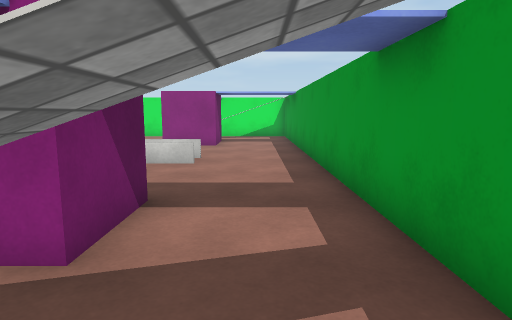
view 1 (above)

16 first-person views from a walk through a scene from a Unity 3-D project. The camera is 1.2 m above the floor, tilts 8° down and sees 75° across. The floor is counted in squares, 1 m on a side. Each view is taken from the middle of a square. On the plan, view 1 faces up. The plan holds only what a view shows up to about 14 squares ahead; the rest is blank. Surface patterns are stand-ins for the level's own textures.

view 2
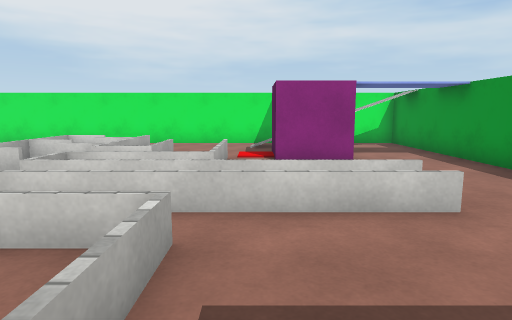

view 3
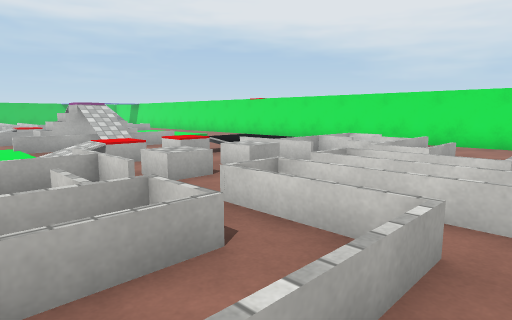

view 4
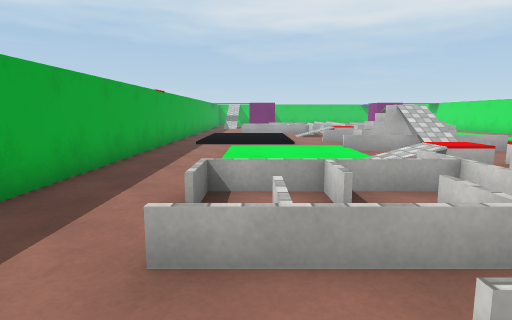

view 5
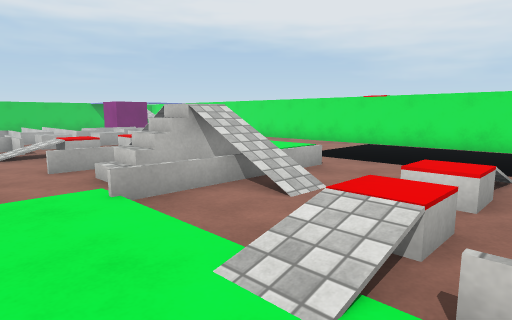

view 6
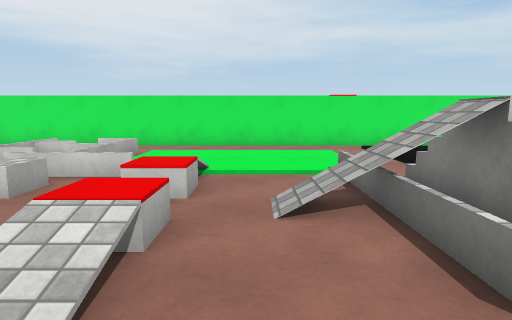

view 7
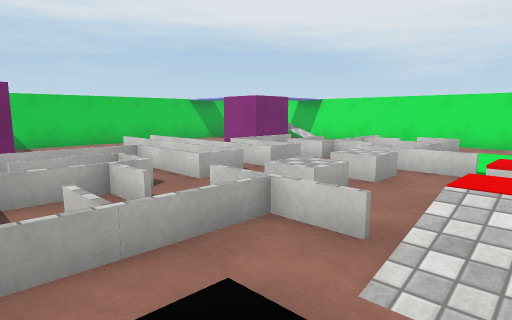

view 8
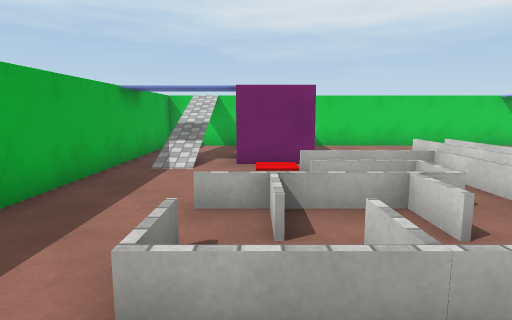

view 9
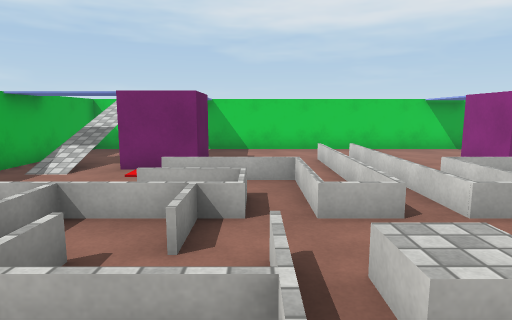

view 10
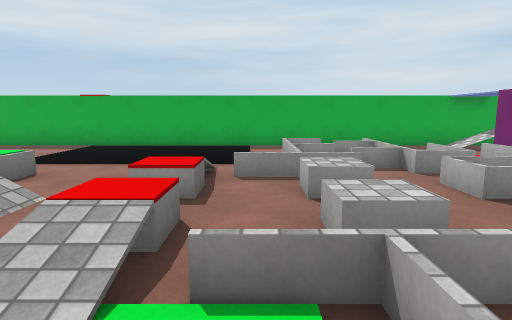

view 11
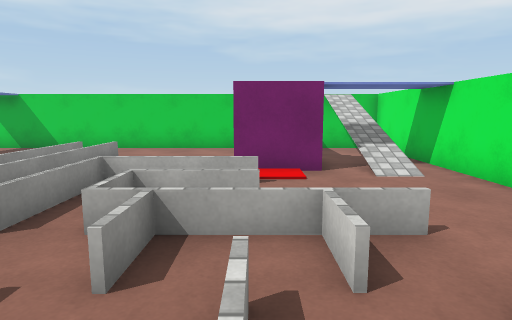

view 12
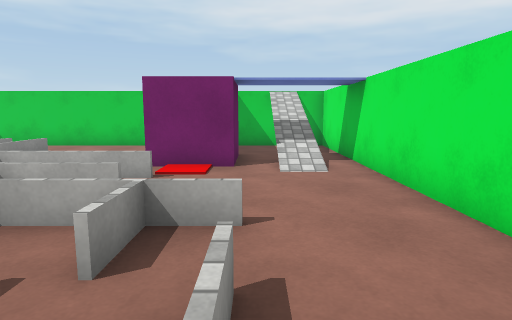

view 13
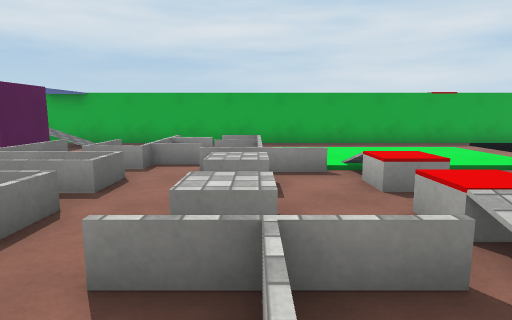

view 14
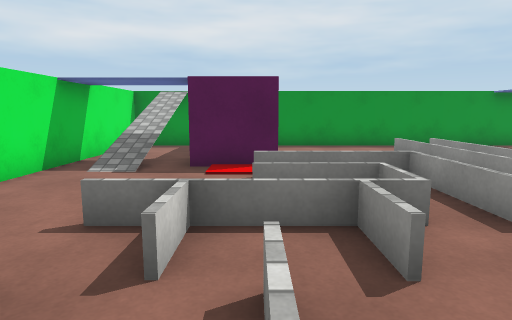

view 15
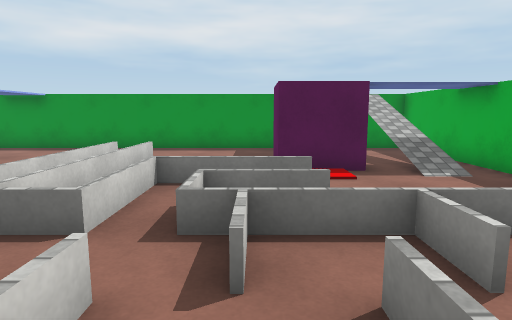

view 16
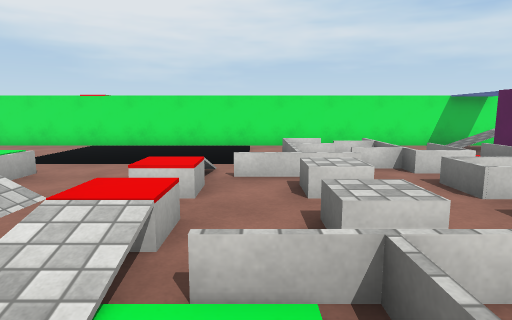

### Floor plan
Key: @ floor where view 1 was taken; # wall or solid block; x gap in a wall; . floor; / step, stairs or slope; ^ raised ledge; O other object.
Columns run from 37 left of view 1 to 2 right of it. Each row starts with its distance up from view 1.
 18 ########################################
 17 #....................   ....  .........#
 16 #x^^##...................... .....##^^x#
 15 #..........//..............//..........#
 14 #.  OO...././............. /./  ..OO...#
 13 #...OO.//..//..............//. //.OO...#
 12 #....  //.///............. ///.//  ....#
 11 #....  ///./////../. .../////.///  ....#
 10 #...   ///. /.//../  ...//.//.///  ....#
  9 #...//////./O.//.//OO...//.O/.//////...#
  8 #...//////. /.//.OOOOOO.//.//.//////...#
  7 #... ..///./O.//... O/..//.O/.///......#
  6 #...   ///./////...../../////.///......#
  5 #...   //.///..............///.//  ....#
  4 #.. OO.//..//..............//..//.OO...#
  3 #   OO...././............. /./. ..OO...#
  2 #..........//..............//.. .......#
  1 #x^^##......................... ..##^^x#
  0 #.............    .................  @.#
 -1 ########################################

Where each view was taken, in squares from view 1:
view 1: 0 up, 0 right, facing up
view 2: 4 up, 4 left, facing up
view 3: 4 up, 4 left, facing up-left
view 4: 3 up, 5 left, facing left
view 5: 4 up, 11 left, facing up-left
view 6: 4 up, 21 left, facing up
view 7: 3 up, 22 left, facing up-left
view 8: 3 up, 23 left, facing left
view 9: 6 up, 23 left, facing left
view 10: 13 up, 24 left, facing down
view 11: 13 up, 24 left, facing left
view 12: 15 up, 24 left, facing left
view 13: 13 up, 10 left, facing down
view 14: 13 up, 11 left, facing right
view 15: 5 up, 11 left, facing right
view 16: 4 up, 11 left, facing up
